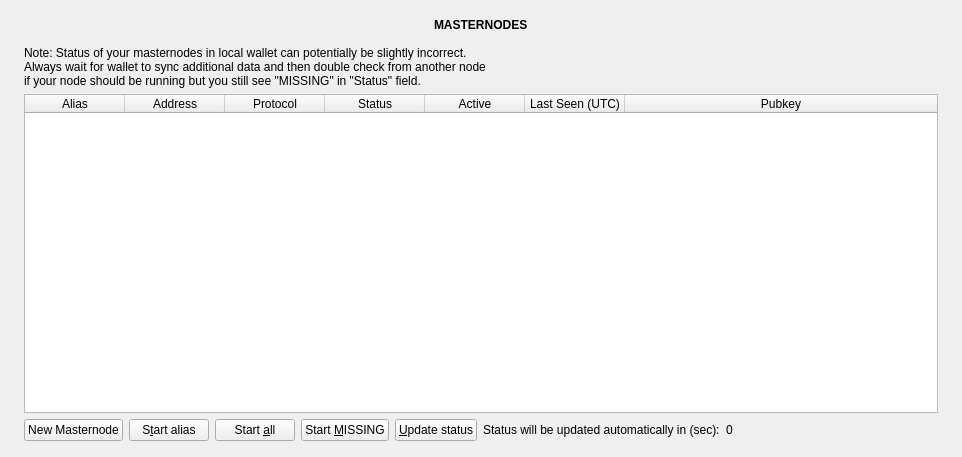
<?xml version="1.0" encoding="UTF-8"?>
<ui version="4.0">
 <class>MasternodeList</class>
 <widget class="QWidget" name="MasternodeList">
  <property name="geometry">
   <rect>
    <x>0</x>
    <y>0</y>
    <width>962</width>
    <height>457</height>
   </rect>
  </property>
  <property name="windowTitle">
   <string>Form</string>
  </property>
  <layout class="QVBoxLayout" name="topLayout" stretch="0">
   <property name="leftMargin">
    <number>9</number>
   </property>
   <property name="topMargin">
    <number>9</number>
   </property>
   <property name="rightMargin">
    <number>9</number>
   </property>
   <property name="bottomMargin">
    <number>9</number>
   </property>
   <item>
    <layout class="QVBoxLayout" name="verticalLayout_Master" stretch="1">
     <property name="spacing">
      <number>0</number>
     </property>
     <item>
      <widget class="QFrame" name="frame_BG">
       <layout class="QVBoxLayout" name="verticalLayout_3">
        <property name="leftMargin">
         <number>6</number>
        </property>
        <property name="topMargin">
         <number>6</number>
        </property>
        <property name="rightMargin">
         <number>6</number>
        </property>
        <property name="bottomMargin">
         <number>6</number>
        </property>
        <item>
         <widget class="QFrame" name="frame_Content">
          <layout class="QVBoxLayout" name="verticalLayout">
           <property name="spacing">
            <number>0</number>
           </property>
           <property name="leftMargin">
            <number>0</number>
           </property>
           <property name="topMargin">
            <number>0</number>
           </property>
           <property name="rightMargin">
            <number>0</number>
           </property>
           <property name="bottomMargin">
            <number>0</number>
           </property>
           <item>
            <layout class="QGridLayout" name="gridLayout_2">
             <property name="spacing">
              <number>2</number>
             </property>
             <item row="0" column="0">
              <layout class="QVBoxLayout" name="verticalLayout_5" stretch="0">
               <property name="sizeConstraint">
                <enum>QLayout::SetFixedSize</enum>
               </property>
               <item>
                <layout class="QHBoxLayout" name="horizontalLayout_2">
                 <property name="sizeConstraint">
                  <enum>QLayout::SetFixedSize</enum>
                 </property>
                 <item>
                  <spacer name="horizontalSpacer_2">
                   <property name="orientation">
                    <enum>Qt::Horizontal</enum>
                   </property>
                   <property name="sizeHint" stdset="0">
                    <size>
                     <width>40</width>
                     <height>20</height>
                    </size>
                   </property>
                  </spacer>
                 </item>
                 <item>
                  <widget class="QLabel" name="labeltext">
                   <property name="font">
                    <font>
                     <weight>75</weight>
                     <bold>true</bold>
                    </font>
                   </property>
                   <property name="text">
                    <string>MASTERNODES</string>
                   </property>
                  </widget>
                 </item>
                 <item>
                  <spacer name="horizontalSpacer">
                   <property name="orientation">
                    <enum>Qt::Horizontal</enum>
                   </property>
                   <property name="sizeHint" stdset="0">
                    <size>
                     <width>40</width>
                     <height>20</height>
                    </size>
                   </property>
                  </spacer>
                 </item>
                </layout>
               </item>
              </layout>
             </item>
             <item row="1" column="0">
              <widget class="QFrame" name="frameList">
               <layout class="QVBoxLayout" name="verticalLayout_2">
                <property name="bottomMargin">
                 <number>1</number>
                </property>
                <item>
                 <layout class="QHBoxLayout" name="horizontalLayout_note">
                  <property name="bottomMargin">
                   <number>0</number>
                  </property>
                  <item>
                   <widget class="QLabel" name="updateNote">
                    <property name="text">
                     <string>Note: Status of your masternodes in local wallet can potentially be slightly incorrect.&lt;br /&gt;Always wait for wallet to sync additional data and then double check from another node&lt;br /&gt;if your node should be running but you still see &quot;MISSING&quot; in &quot;Status&quot; field.</string>
                    </property>
                   </widget>
                  </item>
                 </layout>
                </item>
                <item>
                 <widget class="QTableWidget" name="tableWidgetMyMasternodes">
                  <property name="minimumSize">
                   <size>
                    <width>695</width>
                    <height>0</height>
                   </size>
                  </property>
                  <property name="palette">
                   <palette>
                    <active>
                     <colorrole role="Text">
                      <brush brushstyle="SolidPattern">
                       <color alpha="255">
                        <red>51</red>
                        <green>51</green>
                        <blue>51</blue>
                       </color>
                      </brush>
                     </colorrole>
                    </active>
                    <inactive>
                     <colorrole role="Text">
                      <brush brushstyle="SolidPattern">
                       <color alpha="255">
                        <red>51</red>
                        <green>51</green>
                        <blue>51</blue>
                       </color>
                      </brush>
                     </colorrole>
                    </inactive>
                    <disabled>
                     <colorrole role="Text">
                      <brush brushstyle="SolidPattern">
                       <color alpha="255">
                        <red>85</red>
                        <green>85</green>
                        <blue>85</blue>
                       </color>
                      </brush>
                     </colorrole>
                    </disabled>
                   </palette>
                  </property>
                  <property name="editTriggers">
                   <set>QAbstractItemView::NoEditTriggers</set>
                  </property>
                  <property name="alternatingRowColors">
                   <bool>true</bool>
                  </property>
                  <property name="selectionMode">
                   <enum>QAbstractItemView::SingleSelection</enum>
                  </property>
                  <property name="selectionBehavior">
                   <enum>QAbstractItemView::SelectRows</enum>
                  </property>
                  <property name="sortingEnabled">
                   <bool>true</bool>
                  </property>
                  <attribute name="horizontalHeaderStretchLastSection">
                   <bool>true</bool>
                  </attribute>
                  <column>
                   <property name="text">
                    <string>Alias</string>
                   </property>
                  </column>
                  <column>
                   <property name="text">
                    <string>Address</string>
                   </property>
                  </column>
                  <column>
                   <property name="text">
                    <string>Protocol</string>
                   </property>
                  </column>
                  <column>
                   <property name="text">
                    <string>Status</string>
                   </property>
                  </column>
                  <column>
                   <property name="text">
                    <string>Active</string>
                   </property>
                  </column>
                  <column>
                   <property name="text">
                    <string>Last Seen (UTC)</string>
                   </property>
                  </column>
                  <column>
                   <property name="text">
                    <string>Pubkey</string>
                   </property>
                  </column>
                 </widget>
                </item>
                <item>
                 <layout class="QHBoxLayout" name="horizontalLayout_5">
                  <property name="bottomMargin">
                   <number>0</number>
                  </property>
                  <item>
                   <widget class="QPushButton" name="newmasternode">
                    <property name="text">
                     <string>New Masternode</string>
                    </property>
                   </widget>
                  </item>
                  <item>
                   <widget class="QPushButton" name="startButton">
                    <property name="text">
                     <string>S&amp;tart alias</string>
                    </property>
                   </widget>
                  </item>
                  <item>
                   <widget class="QPushButton" name="startAllButton">
                    <property name="text">
                     <string>Start &amp;all</string>
                    </property>
                   </widget>
                  </item>
                  <item>
                   <widget class="QPushButton" name="startMissingButton">
                    <property name="text">
                     <string>Start &amp;MISSING</string>
                    </property>
                   </widget>
                  </item>
                  <item>
                   <widget class="QPushButton" name="UpdateButton">
                    <property name="text">
                     <string>&amp;Update status</string>
                    </property>
                   </widget>
                  </item>
                  <item>
                   <widget class="QLabel" name="autoupdate_label">
                    <property name="text">
                     <string>Status will be updated automatically in (sec):</string>
                    </property>
                   </widget>
                  </item>
                  <item>
                   <widget class="QLabel" name="secondsLabel">
                    <property name="text">
                     <string>0</string>
                    </property>
                   </widget>
                  </item>
                  <item>
                   <spacer name="horizontalSpacer_5">
                    <property name="orientation">
                     <enum>Qt::Horizontal</enum>
                    </property>
                    <property name="sizeHint" stdset="0">
                     <size>
                      <width>40</width>
                      <height>20</height>
                     </size>
                    </property>
                   </spacer>
                  </item>
                 </layout>
                </item>
               </layout>
              </widget>
             </item>
            </layout>
           </item>
          </layout>
         </widget>
        </item>
       </layout>
      </widget>
     </item>
    </layout>
   </item>
  </layout>
 </widget>
 <resources/>
 <connections/>
</ui>
